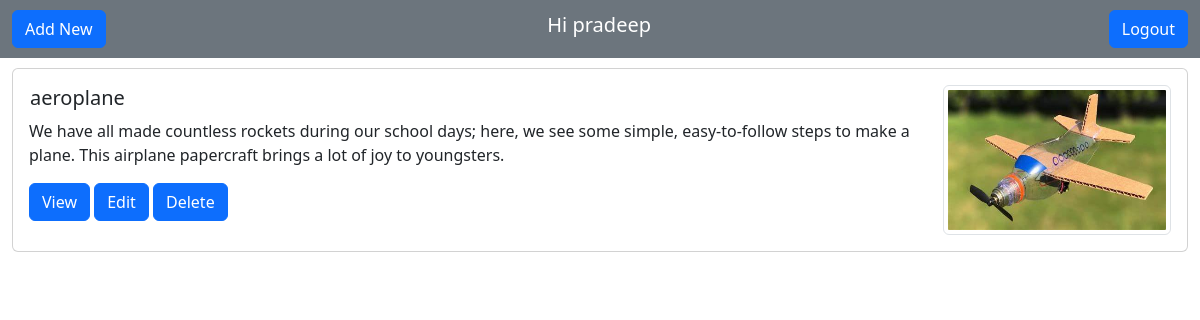
The page /exp-admin (signed in) on the database its author committed.
### diy/models.py (models this page shows, shortened)
class Experiments(models.Model):
    user = models.ForeignKey(
        User, on_delete=models.CASCADE, null=True, blank=True)
    exp_name = models.CharField(blank=False, max_length=100)
    description = models.TextField(blank=False, null=False)
    difficulty = models.IntegerField(blank=False)
    subject = models.CharField(blank=False, max_length=100)
    image = models.ImageField(upload_to='images/')
    safety = models.TextField(blank=False)
    claps = models.IntegerField(null=True, blank=True,default=1)
    steps = models.TextField(blank=True)
    class Meta:
        order_with_respect_to = 'user'

### diy/views.py (the view)
# urls.py: path("exp-admin", ExpList.as_view(), name="exp_list"),
class ExpList(LoginRequiredMixin, ListView):
    model = Experiments
    context_object_name= "exp_list"
    template_name = "diy/experiments_list.html"
    def get_context_data(self, **kwargs):
        context = super().get_context_data(**kwargs)
        context['exp_list'] = context['exp_list'].filter(user=self.request.user)
        return context

### diy/templates/diy/experiments_list.html (shortened to what this page needs)
<!DOCTYPE html>
<html lang="en">
<head>
    <link rel="stylesheet" href="https://cdn.jsdelivr.net/npm/bootstrap@5.2.0/dist/css/bootstrap.min.css">
</head>
<body>
    <nav class="navbar navbar-expand-lg bg-secondary">
        <div class="container-fluid">
                <a class="btn btn-primary text-bg-primary display-8" href="{% url 'experiment_create' %}" style="text-decoration:none ;">Add New</a>
            {% if request.user.is_authenticated %}
                <div class="navbar-brand h2 display-7" style="color: white;">Hi {{request.user}} {{color}}</div>
                    <a class="btn btn-primary justify-content-end text-bg-primary display-8" href="{% url 'logout' %}" style="text-decoration:none ;">Logout</a>
            {% else %}
                    <a class="btn btn-primary ustify-content-end text-bg-primary display-8" href="{% url 'login' %}" style="text-decoration:none ;">Login</a>
            {% endif %}
        </div>
    </nav>
    <div class="container-fluid">
        {% for exp in exp_list %}
        <div class="card" style="width: 100%; margin-top:10px; margin-bottom: 10px;">
            <div class="card-body">
                <table>
                    <thead>
                        <tr>
                            <th><h5 class="card-title">{{exp.exp_name}}</h5></th>
                        </tr>
                        <tr>
                            <img src="{{ exp.image.url }}" class="img-fluid img-thumbnail" style="width: 20%; height: 150px; float: right;" />
                        </tr>
                    </thead>
                </table>
                <p class="card-text">{{exp.description}}</p>
                <a class="btn btn-primary" href="{% url 'experiment' exp.id%}">View</a>
                <a class="btn btn-primary" href="{% url 'experiment_update' exp.id%}">Edit</a>
                <a class="btn btn-primary" href="{% url 'experiment_delete' exp.id%}">Delete</a>
            </div>
        </div>
        {% empty %}
        <h3>No Experiments available.</h3>
    {% endfor %}
    </div>
</body>
</html>

### rows shown on the page
Experiments: exp_name "aeroplane", image (picture), description "We have all made countless rockets during our school days; here, we see some simple, easy-to-follow steps to make a plane. This airplane papercraft brings a lot of joy to youngsters."

### other values the page prints
{{ request.user }} "pradeep"
